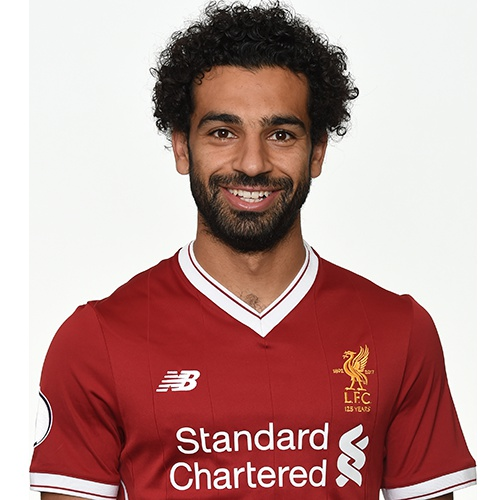
#> input picture images/model_copy.jpg, 500 x 500 px, found by its file name
$ python Perspec.py
#> lines starting #> are read from the running program, lines starting #| are printed output that depends on the picture
import numpy as np
import cv2

def transform():
    img = cv2.imread('openCV/images/model_copy.jpg')
#> img is the input picture: shape (500, 500, 3); mean B, G, R 149.5, 152.4, 189.9
    h, w = img.shape[:2]
#> h = 500; w = 500

    pts1 = np.float32([[0,0], [300, 0], [0, 300], [300, 300]])
    pts2 = np.float32([[56, 65], [368, 52], [28, 387], [389, 390]])
    #변환되기전 4개의 좌표, 변환된 후 4개의 좌표

    M = cv2.getPerspectiveTransform(pts1, pts2)
    #변환 시키기 위한 매트릭스

    img2 = cv2.warpPerspective(img, M, (w, h))
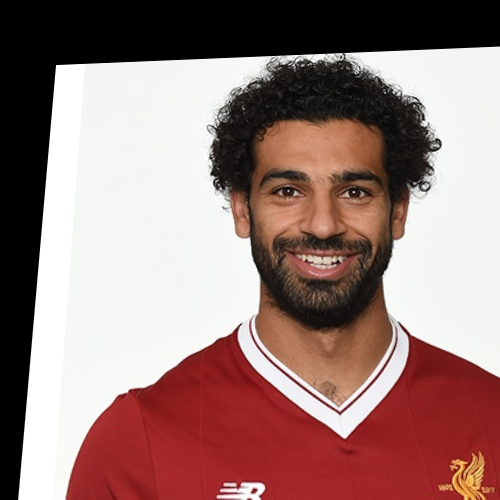
#> img2: shape (500, 500, 3); mean B, G, R 120.7, 124.6, 153.2
    #cv2.warpAffine 함수와 인자는 같지만, M은 3x3 매트릭스여야 한다.

    cv2.imshow('original', img)
    cv2.imshow('Perspective-Transform', img2)

    cv2.waitKey(0)
    cv2.destroyAllWindows()

transform()

$ run again, with images/bbox.jpg copied over images/model_copy.jpg
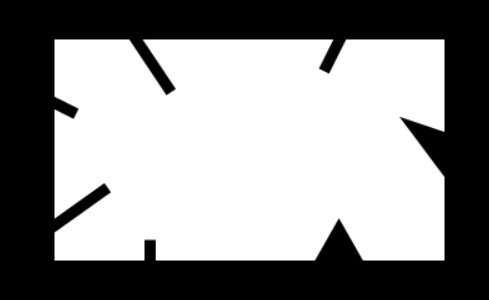
#> input picture images/bbox.jpg, 489 x 300 px, found by its file name
#> in transform, img is the input picture: shape (300, 489, 3); min 0, max 255, mean 142.2
#> in transform, `img2 = cv2.warpPerspective(img, M, (w, h))`:
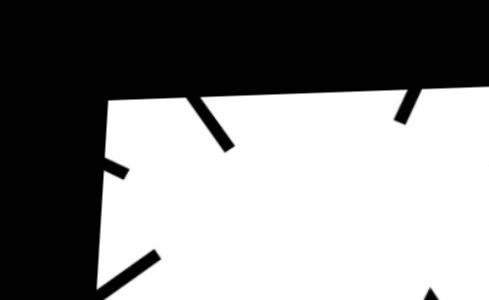
#> img2: shape (300, 489, 3); min 0, max 255, mean 134.3
